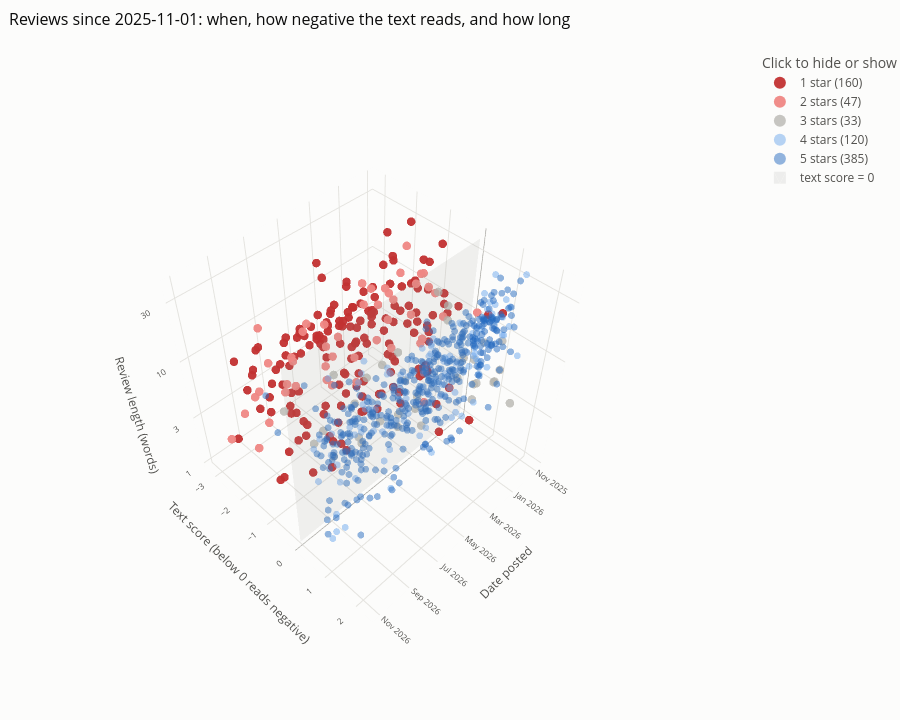

Notebook cell for this chart:
### Markdown cell above
### Recent reviews in 3D

Every review since `START` as a dot: when it came in, how negative or positive its text reads (each scored by a model that never saw it), and how long it is. The see-through gray wall is a text score of 0. Dots are colored by stars, from red for 1 star to blue for 5, so a red dot on the positive side, or a blue one on the negative side, is a review whose text and stars disagree. Drag to rotate, scroll to zoom and hover to read a review.

### Code cell
START = "2025-11-01"   # show reviews posted from this date on

# how negative or positive each review's text reads, from the sentiment model.
# 1, 2, 4 and 5 star reviews are scored by a model that never saw them; 3-star reviews by the main model.
scored = labeled.copy()
scored["text_score"] = cross_val_predict(sentiment_model(), scored["text"], scored["label"], cv=cv, method="decision_function")
three = reviews[reviews["rating"] == 3].copy()
three["text_score"] = clf_pipeline.decision_function(three["text"])
all_scored = pd.concat([scored, three])

data = all_scored[(all_scored["posted_at"] >= START) & ~all_scored["trustpilot_batch"]].copy()
data["words"] = data["text"].str.split().str.len()
print(len(data), "reviews since", START)

def hover(row):
    body = "<br>".join(textwrap.wrap(row["text"][:300], 60))
    return (f"<b>{row['rating']} stars</b> · {row['store']} · {row['posted_at']:%Y-%m-%d}"
            f" · text score {row['text_score']:+.2f} · {row['words']} words<br>{body}")
data["hover"] = data.apply(hover, axis=1)

colors = {1: "#c23131", 2: "#ef8784", 3: "#b4b3ad", 4: "#6da7ec", 5: "#256abf"}
opacity = {1: 0.95, 2: 0.95, 3: 0.75, 4: 0.5, 5: 0.5}

fig = go.Figure()
for r in [1, 2, 3, 4, 5]:
    g = data[data["rating"] == r]
    fig.add_trace(go.Scatter3d(
        x=g["posted_at"], y=g["text_score"], z=g["words"], mode="markers",
        name=f"{r} star{'s' if r > 1 else ''} ({len(g)})",
        marker=dict(size=5 if r <= 3 else 4, color=colors[r], opacity=opacity[r], line=dict(width=0)),
        hovertext=g["hover"], hoverinfo="text"))

# the zero line of the text score: a see-through wall where the text turns from negative to positive
d0, d1 = data["posted_at"].min(), data["posted_at"].max()
top_words = data["words"].max()
fig.add_trace(go.Mesh3d(
    x=[d0, d1, d1, d0], y=[0, 0, 0, 0], z=[1, 1, top_words, top_words], i=[0, 0], j=[1, 2], k=[2, 3],
    color="#8a8984", opacity=0.12, name="text score = 0", showlegend=True, hoverinfo="skip"))

title_font = dict(size=12, color="#52514e")
tick_font = dict(size=10, color="#52514e")
base = dict(backgroundcolor="#fcfcfb", gridcolor="#e4e3df", tickfont=tick_font)
fig.update_layout(
    title=dict(text=f"Reviews since {START}: when, how negative the text reads, and how long", x=0.01,
               font=dict(size=16, color="#0b0b0b")),
    paper_bgcolor="#fcfcfb", height=720, margin=dict(l=0, r=0, t=50, b=0),
        scene=dict(
        xaxis=dict(**base, title=dict(text="Date posted", font=title_font)),
        yaxis=dict(**base, title=dict(text="Text score (below 0 reads negative)", font=title_font),
                   zeroline=True, zerolinecolor="#8a8984"),
        zaxis=dict(**base, title=dict(text="Review length (words)", font=title_font), type="log",
                   tickvals=[1, 3, 10, 30, 100], ticktext=["1", "3", "10", "30", "100"]),
        camera=dict(eye=dict(x=1.5, y=1.5, z=2.2), up=dict(x=0, y=0, z=1)),
    ),
    legend=dict(title="Click to hide or show", itemsizing="constant", font=dict(color="#52514e")),
    hoverlabel=dict(bgcolor="#fcfcfb", font=dict(color="#0b0b0b", size=12)))
fig.show()
